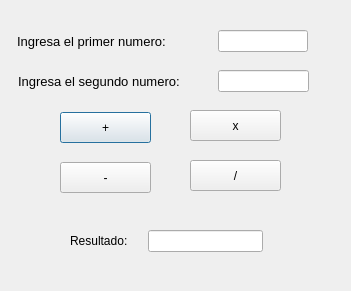
<?xml version="1.0" encoding="UTF-8"?>
<ui version="4.0">
 <class>Dialog</class>
 <widget class="QDialog" name="Dialog">
  <property name="geometry">
   <rect>
    <x>0</x>
    <y>0</y>
    <width>351</width>
    <height>291</height>
   </rect>
  </property>
  <property name="windowTitle">
   <string>Calculadora</string>
  </property>
  <property name="accessibleName">
   <string/>
  </property>
  <widget class="QPushButton" name="Suma">
   <property name="geometry">
    <rect>
     <x>60</x>
     <y>112</y>
     <width>91</width>
     <height>31</height>
    </rect>
   </property>
   <property name="text">
    <string>+</string>
   </property>
  </widget>
  <widget class="QPushButton" name="multiply">
   <property name="geometry">
    <rect>
     <x>190</x>
     <y>110</y>
     <width>91</width>
     <height>31</height>
    </rect>
   </property>
   <property name="text">
    <string>x</string>
   </property>
  </widget>
  <widget class="QPushButton" name="resta">
   <property name="geometry">
    <rect>
     <x>60</x>
     <y>162</y>
     <width>91</width>
     <height>31</height>
    </rect>
   </property>
   <property name="text">
    <string>-</string>
   </property>
  </widget>
  <widget class="QPushButton" name="div">
   <property name="geometry">
    <rect>
     <x>190</x>
     <y>160</y>
     <width>91</width>
     <height>31</height>
    </rect>
   </property>
   <property name="text">
    <string>/</string>
   </property>
  </widget>
  <widget class="QWidget" name="layoutWidget">
   <property name="geometry">
    <rect>
     <x>17</x>
     <y>30</y>
     <width>291</width>
     <height>22</height>
    </rect>
   </property>
   <layout class="QHBoxLayout" name="horizontalLayout">
    <property name="spacing">
     <number>48</number>
    </property>
    <item>
     <widget class="QLabel" name="label_1">
      <property name="font">
       <font>
        <family>Arial</family>
        <pointsize>10</pointsize>
       </font>
      </property>
      <property name="text">
       <string>Ingresa el primer numero: </string>
      </property>
     </widget>
    </item>
    <item>
     <widget class="QLineEdit" name="Var1"/>
    </item>
   </layout>
  </widget>
  <widget class="QWidget" name="layoutWidget">
   <property name="geometry">
    <rect>
     <x>18</x>
     <y>70</y>
     <width>291</width>
     <height>22</height>
    </rect>
   </property>
   <layout class="QHBoxLayout" name="horizontalLayout_2">
    <property name="spacing">
     <number>34</number>
    </property>
    <item>
     <widget class="QLabel" name="label_2">
      <property name="font">
       <font>
        <family>Arial</family>
        <pointsize>10</pointsize>
       </font>
      </property>
      <property name="text">
       <string>Ingresa el segundo numero: </string>
      </property>
     </widget>
    </item>
    <item>
     <widget class="QLineEdit" name="Var2"/>
    </item>
   </layout>
  </widget>
  <widget class="QWidget" name="layoutWidget">
   <property name="geometry">
    <rect>
     <x>70</x>
     <y>230</y>
     <width>193</width>
     <height>22</height>
    </rect>
   </property>
   <layout class="QHBoxLayout" name="horizontalLayout_3">
    <property name="spacing">
     <number>20</number>
    </property>
    <item>
     <widget class="QLabel" name="label_3">
      <property name="text">
       <string>Resultado:</string>
      </property>
     </widget>
    </item>
    <item>
     <widget class="QLineEdit" name="Result_Output"/>
    </item>
   </layout>
  </widget>
 </widget>
 <resources/>
 <connections/>
</ui>
